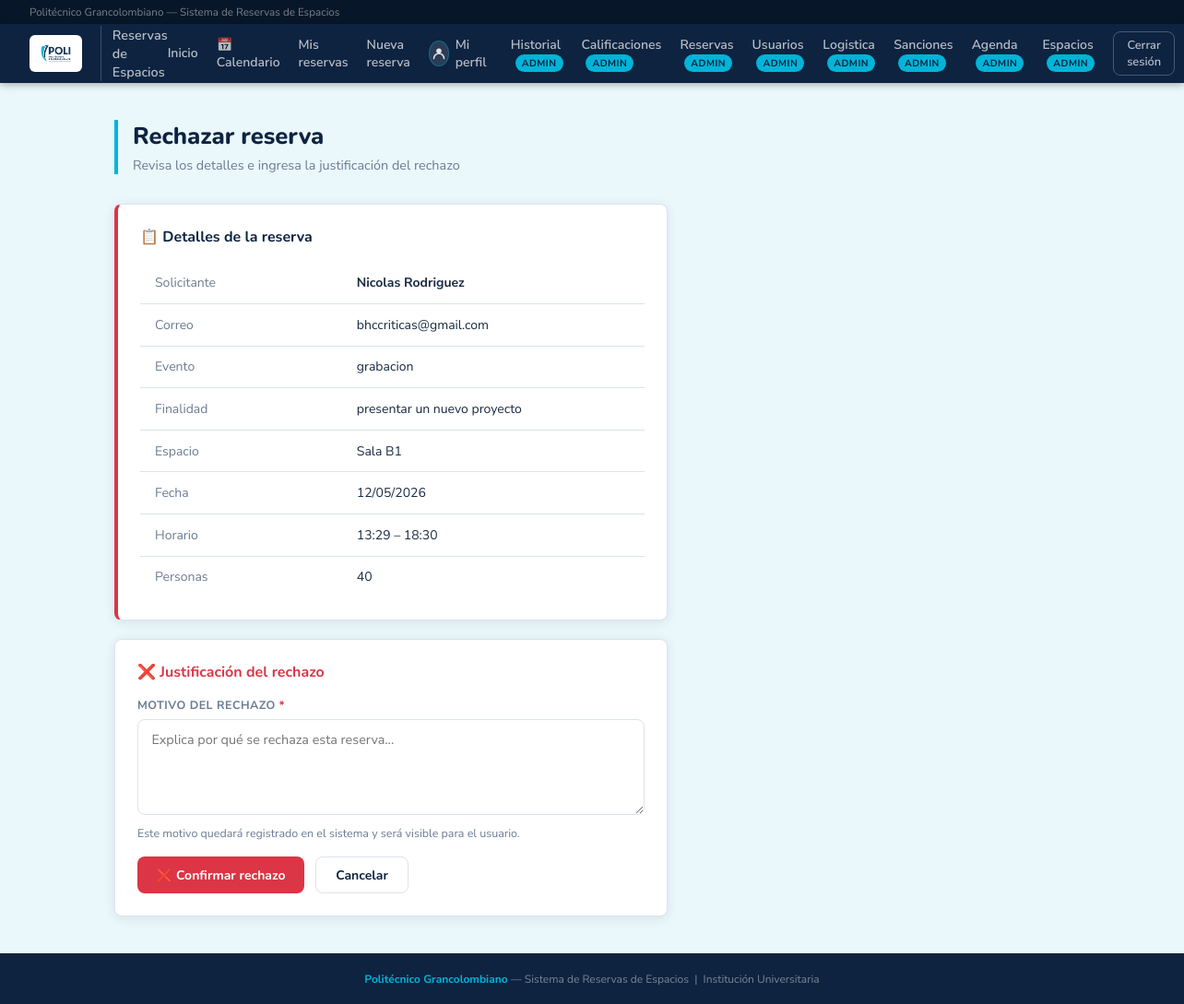
The app's page /admin/reservas/1/rechazar (signed in) with its own data.
### database.py (models this page shows, shortened)
class Usuario(Base):
    __tablename__ = "usuario"
    id         = Column(Integer, primary_key=True, autoincrement=True)
    nombre     = Column(String, nullable=False)
    correo     = Column(String, nullable=False, unique=True)
    contrasena = Column(String, nullable=False)
    rol        = Column(String, nullable=False)  # 'docente' | 'administrativo' | 'externa' | 'admin' | 'logistica'
    activo  = Column(Boolean, default=True, nullable=False)   # False = cuenta desactivada
    strikes = Column(Integer, default=0,    nullable=False)   # Reportes asignados por el admin
    cod_docente  = Column(String,  nullable=True)
    departamento = Column(String,  nullable=True)
    dependencia = Column(String, nullable=True)
    empresa  = Column(String, nullable=True)
    telefono = Column(String, nullable=True)
    reservas = relationship("Reserva", back_populates="usuario", foreign_keys="Reserva.usuario_id")
    reservas_logistica = relationship(
        "Reserva",
        foreign_keys="Reserva.logistica_id",
        back_populates="logistica",
    )
    sanciones_recibidas = relationship(
        "Sancion",
        foreign_keys="Sancion.usuario_id",
        back_populates="usuario",
    )
    sanciones_aplicadas = relationship(
        "Sancion",
        foreign_keys="Sancion.admin_id",
        back_populates="admin",
    )
    __mapper_args__ = {
        "polymorphic_on": rol,
        "polymorphic_identity": "usuario",
    }

class PersonaExterna(Usuario):
    __mapper_args__ = {"polymorphic_identity": "externa"}

class Reserva(Base):
    __tablename__ = "reserva"
    id            = Column(Integer, primary_key=True, autoincrement=True)
    cant_personas = Column(Integer, nullable=False)
    tipo_evento   = Column(String,  nullable=False)
    finalidad     = Column(String,  nullable=True)
    indumentaria          = Column(String, nullable=True)
    servicios_adicionales = Column(String, nullable=True)  # RF-11: sonido, video, sillas, etc.
    justificacion_rechazo = Column(String, nullable=True)  # Razón del rechazo (obligatoria al rechazar)
    fecha        = Column(Date,     nullable=False)
    hora_inicio  = Column(Time,     nullable=False)
    hora_fin     = Column(Time,     nullable=False)
    estado       = Column(String,   nullable=False, default="pendiente")
    usuario_id   = Column(Integer, ForeignKey("usuario.id"), nullable=False)
    logistica_id = Column(Integer, ForeignKey("usuario.id"), nullable=True)
    usuario            = relationship("Usuario",               foreign_keys=[usuario_id], back_populates="reservas")
    logistica          = relationship("Usuario",               foreign_keys=[logistica_id], back_populates="reservas_logistica")
    espacios           = relationship("Espacio",               secondary=reserva_espacio, back_populates="reservas")
    calificacion       = relationship("Calificacion",          back_populates="reserva", uselist=False)
    personas_externas  = relationship("PersonaExternaReserva", back_populates="reserva",
                                      cascade="all, delete-orphan")
    sanciones          = relationship("Sancion", back_populates="reserva")

class Espacio(Base):
    __tablename__ = "espacio"
    id        = Column(Integer, primary_key=True, autoincrement=True)
    nombre    = Column(String,  nullable=False)
    capacidad = Column(Integer, nullable=False)
    costo_externo = Column(Numeric(12, 2), nullable=True)
    reservas  = relationship("Reserva", secondary=reserva_espacio, back_populates="espacios")

### app.py (the view, shortened to what this page needs)
@app.route("/admin/reservas/<int:rid>/rechazar", methods=["GET", "POST"])
@requiere_login
@requiere_admin
def admin_rechazar_reserva(rid):
    from database import Reserva
    u       = usuario_logueado()
    reserva = db.get(Reserva, rid)
    if not reserva:
        flash("Reserva no encontrada.", "danger")
        return redirect(url_for("admin_reservas"))
    return render_template("admin_rechazar_reserva.html", usuario=u, reserva=reserva)

### app.py (called while the page is built)
@app.after_request
def add_header(response):
    response.headers["Cache-Control"] = "no-cache, no-store, must-revalidate"
    response.headers["Pragma"] = "no-cache"
    response.headers["Expires"] = "0"
    return response

@app.teardown_appcontext
def shutdown_session(exception=None):
    DBSession.remove()

@app.after_request
def agregar_headers_no_cache(response):
    response.headers["Cache-Control"] = "no-store, no-cache, must-revalidate, max-age=0, post-check=0, pre-check=0"
    response.headers["Pragma"] = "no-cache"
    response.headers["Expires"] = "-1"
    return response

@app.before_request
def limpiar_sesion_al_iniciar():
    if not app.config.get("SESION_LIMPIADA"):
        session.clear()
        app.config["SESION_LIMPIADA"] = True
        _cargar_espacios_predefinidos()

def usuario_logueado():
    uid = session.get("usuario_id")
    if uid:
        return db.get(Usuario, uid)
    return None

def requiere_login(f):
    from functools import wraps
    @wraps(f)
    def wrapper(*args, **kwargs):
        u = usuario_logueado()
        if not u:
            flash("Debes iniciar sesión primero.", "warning")
            return redirect(url_for("login"))
        if not u.activo:
            session.clear()
            flash("Tu cuenta ha sido desactivada. Contacta al administrador.", "danger")
            return redirect(url_for("login"))
        return f(*args, **kwargs)
    return wrapper

def requiere_admin(f):
    from functools import wraps
    @wraps(f)
    def wrapper(*args, **kwargs):
        u = usuario_logueado()
        if not u or u.rol != "admin":
            flash("No tienes permiso para acceder a esa página.", "danger")
            return redirect(url_for("dashboard"))
        return f(*args, **kwargs)
    return wrapper

@app.before_request
def limitar_personal_logistica():
    endpoint = request.endpoint
    if not endpoint or endpoint in {"static", "index", "login", "logout", "logistica_panel", "ver_reserva"}:
        return None
    u = usuario_logueado()
    if u and u.rol == "logistica":
        flash("El personal de logistica solo puede consultar sus reservas asignadas.", "warning")
        return redirect(url_for("logistica_panel"))
    return None

### templates/admin_rechazar_reserva.html (shortened to what this page needs)
{% extends "base.html" %}
{% block content %}
<div class="page-header">
  <h1>Rechazar reserva</h1>
  <p>Revisa los detalles e ingresa la justificación del rechazo</p>
</div>
<div style="max-width:600px;">
  <div class="card" style="margin-bottom:1.25rem; border-left:4px solid var(--danger);">
    <div class="card-title">📋 Detalles de la reserva</div>
    <table>
      <tr><td style="color:var(--muted); width:40%;">Solicitante</td><td><strong>{{ reserva.usuario.nombre }}</strong></td></tr>
      <tr><td style="color:var(--muted);">Correo</td><td>{{ reserva.usuario.correo }}</td></tr>
      <tr><td style="color:var(--muted);">Evento</td><td>{{ reserva.tipo_evento }}</td></tr>
      <tr><td style="color:var(--muted);">Finalidad</td><td>{{ reserva.finalidad }}</td></tr>
      <tr><td style="color:var(--muted);">Espacio</td><td>{% for e in reserva.espacios %}{{ e.nombre }}{% endfor %}</td></tr>
      <tr><td style="color:var(--muted);">Fecha</td><td>{{ reserva.fecha.strftime('%d/%m/%Y') }}</td></tr>
      <tr><td style="color:var(--muted);">Horario</td><td>{{ reserva.hora_inicio.strftime('%H:%M') }} – {{ reserva.hora_fin.strftime('%H:%M') }}</td></tr>
      <tr><td style="color:var(--muted);">Personas</td><td>{{ reserva.cant_personas }}</td></tr>
    </table>
  </div>
  <div class="card">
    <div class="card-title" style="color:var(--danger);">❌ Justificación del rechazo</div>
    <form method="POST">
      <div class="form-group">
        <label>Motivo del rechazo <span style="color:var(--danger);">*</span></label>
        <textarea name="justificacion" required rows="4"
          placeholder="Explica por qué se rechaza esta reserva..."
          style="width:100%; background:var(--white); border:1.5px solid var(--border); color:var(--text);
                 padding:.7rem .9rem; border-radius:8px; font-family:inherit; font-size:.9rem;
                 resize:vertical; transition:border-color .2s;"
          onfocus="this.style.borderColor='var(--danger)'"
          onblur="this.style.borderColor='var(--border)'"></textarea>
        <p style="font-size:.78rem; color:var(--muted); margin-top:.3rem;">
          Este motivo quedará registrado en el sistema y será visible para el usuario.
        </p>
      </div>
      <div style="display:flex; gap:.75rem;">
        <button type="submit" class="btn btn-danger">❌ Confirmar rechazo</button>
        <a href="{{ url_for('admin_reservas') }}" class="btn btn-secondary">Cancelar</a>
      </div>
    </form>
  </div>
</div>
{% endblock %}

### templates/base.html (style rules this page uses)
:root { --navy: #0d2340; --navy-dark: #081629; --navy-mid: #123060; --cyan: #00b4d8; --cyan-dark: #0096b4; --cyan-light:#e0f7fc; --white: #ffffff; --gray-bg: #eaf8fc; --border: #dce3ec; --text: #1a2b42; --muted: #6b7c93; --success: #28a745; --danger: #dc3545; --warning: #e6a817; --radius: 8px; --shadow: 0 2px 12px rgba(13,35,64,.10); }
*, *::before, *::after { box-sizing: border-box; margin: 0; padding: 0; }
body { font-family: 'Nunito Sans', sans-serif; background: var(--gray-bg); color: var(--text); min-height: 100vh; display: flex; flex-direction: column; }
a { color: var(--cyan-dark); text-decoration: none; }
.page-header { margin-bottom: 2rem; border-left: 4px solid var(--cyan); padding-left: 1rem; }
.page-header h1 { font-size: 1.6rem; font-weight: 800; font-family: 'Nunito', sans-serif; color: var(--navy); }
.page-header p { color: var(--muted); font-size: .9rem; margin-top: .3rem; }
.card { background: var(--white); border: 1px solid var(--border); border-radius: var(--radius); padding: 1.5rem; box-shadow: var(--shadow); }
.card-title { font-size: 1rem; font-weight: 700; font-family: 'Nunito', sans-serif; color: var(--navy); margin-bottom: 1rem; display: flex; align-items: center; gap: .5rem; }
.form-group { margin-bottom: 1.1rem; }
label { display: block; font-size: .78rem; color: var(--muted); margin-bottom: .4rem; font-weight: 700; letter-spacing: .04em; text-transform: uppercase; }
.btn { display: inline-flex; align-items: center; gap: .4rem; padding: .6rem 1.3rem; border-radius: var(--radius); font-family: 'Nunito', sans-serif; font-size: .875rem; font-weight: 700; cursor: pointer; border: none; transition: all .18s; }
.btn-secondary { background: var(--white); color: var(--navy); border: 1.5px solid var(--border); }
.btn-danger { background: var(--danger); color: #fff; }
table { width: 100%; border-collapse: collapse; font-size: .875rem; }
td { padding: .8rem 1rem; border-bottom: 1px solid var(--border); }
tr:last-child td { border-bottom: none; }

### records on screen
PersonaExterna: usuario.nombre "Nicolas Rodriguez", usuario.correo "bhccriticas@gmail.com"
Reserva: tipo_evento "grabacion", finalidad "presentar un nuevo proyecto", fecha "12/05/2026", hora_inicio "13:29", hora_fin "18:30", cant_personas "40"
Espacio: nombre "Sala B1"
